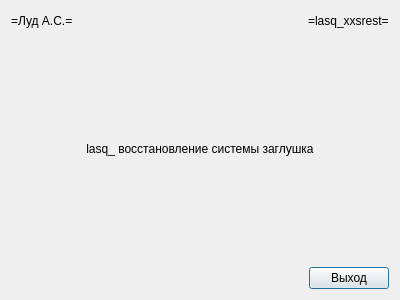
<?xml version="1.0" encoding="UTF-8"?>
<ui version="4.0">
 <class>lasq_xxsrest</class>
 <widget class="QDialog" name="lasq_xxsrest">
  <property name="windowModality">
   <enum>Qt::ApplicationModal</enum>
  </property>
  <property name="geometry">
   <rect>
    <x>0</x>
    <y>0</y>
    <width>400</width>
    <height>300</height>
   </rect>
  </property>
  <property name="windowTitle">
   <string>lasq_xxsrest</string>
  </property>
  <layout class="QVBoxLayout" name="verticalLayout">
   <item>
    <layout class="QHBoxLayout" name="horizontalLayout">
     <item>
      <widget class="QLabel" name="lasq_xxsrest_xxlas_l">
       <property name="text">
        <string>=Луд А.С.=</string>
       </property>
      </widget>
     </item>
     <item>
      <spacer name="horizontalSpacer">
       <property name="orientation">
        <enum>Qt::Horizontal</enum>
       </property>
       <property name="sizeHint" stdset="0">
        <size>
         <width>40</width>
         <height>20</height>
        </size>
       </property>
      </spacer>
     </item>
     <item>
      <widget class="QLabel" name="lasq_xxsrest_xxprg_l">
       <property name="text">
        <string>=lasq_xxsrest=</string>
       </property>
      </widget>
     </item>
    </layout>
   </item>
   <item>
    <spacer name="verticalSpacer">
     <property name="orientation">
      <enum>Qt::Vertical</enum>
     </property>
     <property name="sizeHint" stdset="0">
      <size>
       <width>20</width>
       <height>40</height>
      </size>
     </property>
    </spacer>
   </item>
   <item>
    <widget class="QLabel" name="lasq_xxsrest_xxtitle_l">
     <property name="text">
      <string>lasq_ восстановление системы заглушка</string>
     </property>
     <property name="alignment">
      <set>Qt::AlignCenter</set>
     </property>
    </widget>
   </item>
   <item>
    <spacer name="verticalSpacer_2">
     <property name="orientation">
      <enum>Qt::Vertical</enum>
     </property>
     <property name="sizeHint" stdset="0">
      <size>
       <width>20</width>
       <height>40</height>
      </size>
     </property>
    </spacer>
   </item>
   <item>
    <layout class="QHBoxLayout" name="horizontalLayout_2">
     <item>
      <spacer name="horizontalSpacer_2">
       <property name="orientation">
        <enum>Qt::Horizontal</enum>
       </property>
       <property name="sizeHint" stdset="0">
        <size>
         <width>40</width>
         <height>20</height>
        </size>
       </property>
      </spacer>
     </item>
     <item>
      <widget class="QPushButton" name="lasq_xxsrest_exit_c">
       <property name="text">
        <string>Выход</string>
       </property>
      </widget>
     </item>
    </layout>
   </item>
  </layout>
 </widget>
 <resources/>
 <connections/>
</ui>
